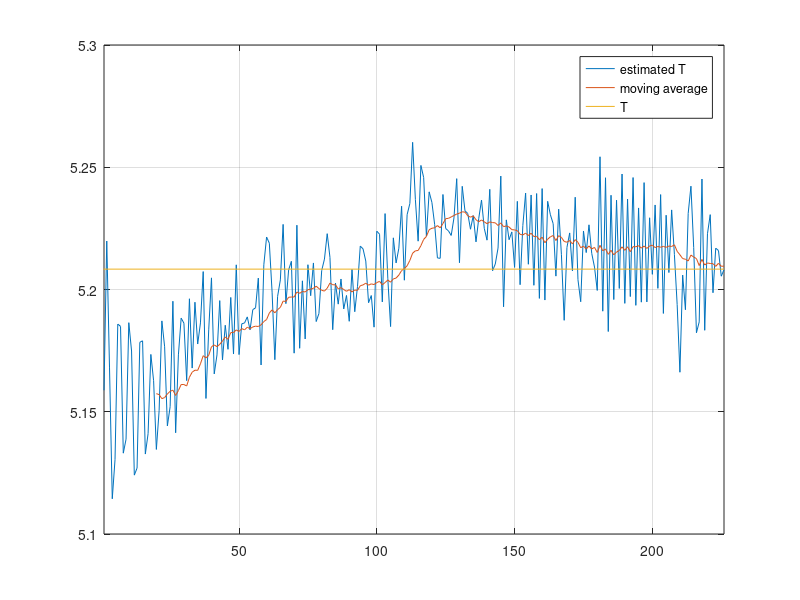

MATLAB code to generate this figure:
A=[
5.158781
5.219823
5.1679282
5.1144068
5.130463
5.185865
5.18492
5.133062
5.138769
5.186433
5.174844
5.124082
5.126986
5.178415
5.179014
5.1327023
5.1410687
5.173449
5.162706
5.134584
5.150445
5.187163
5.176581
5.144209
5.152079
5.195209
5.141408
5.173271
5.188295
5.186241
5.162725
5.196213
5.167867
5.1948047
5.1777003
5.186345
5.207331
5.155438
5.183504
5.204761
5.165486
5.173249
5.195463
5.171182
5.1853848
5.1755452
5.196752
5.173616
5.210095
5.1733807764
5.1859872236
5.186305
5.188802
5.183485
5.191777
5.192503
5.204665
5.169132
5.210117
5.221475
5.218929
5.198919
5.171295
5.1972
5.203936
5.226637
5.194214
5.208015
5.21154
5.173961
5.226306
5.175968
5.203549
5.179769
5.210139
5.19747
5.210861
5.186896
5.190182
5.20777
5.212438
5.222834
5.213125
5.183563
5.20263
5.194015
5.204299
5.192044
5.197571
5.187001
5.208219
5.19091
5.201295
5.217732
5.216644
5.211636
5.194598
5.197537
5.184603
5.223854
5.222612
5.194919
5.231052
5.20438
5.1848482
5.2211348
5.210865
5.216877
5.234064
5.203803
5.23061
5.235188
5.260197
5.2368055
5.2197695
5.250754
5.245825
5.22181955
5.23994345
5.235583
5.226533
5.212913
5.212757
5.238865
5.224935
5.223991
5.2221082
5.2292818
5.24534
5.21095
5.242205
5.232171
5.231103
5.224653
5.230237
5.219482
5.229121
5.236577
5.225009
5.2201828
5.2409832
5.207675
5.210441
5.216962
5.246398
5.19294
5.22848
5.220365
5.2235555
5.2090335
5.236055
5.201964
5.226214
5.239437
5.210329
5.238664
5.201726
5.2392511
5.1963639
5.24128
5.195686
5.236075
5.230558
5.226938
5.205473
5.232857
5.214221
5.187399
5.217193
5.22314
5.207583
5.2377481
5.2040339
5.194997
5.223933
5.215104
5.226459
5.214747
5.209193
5.199613
5.25429246
5.19113454
5.245708
5.182814
5.238551
5.1958968
5.2365322
5.200433
5.247236
5.194331
5.236959
5.197111
5.245792
5.193522
5.2333586
5.1948234
5.243723
5.19492
5.229335
5.206209
5.234579
5.200475
5.238826
5.190212
5.230385
5.206934
5.232555
5.214331
5.1938377
5.1661643
5.205905
5.191725
5.231117
5.2422629
5.2171741
5.182302
5.186755
5.245186
5.183321
5.222821
5.230622
5.198677
5.216914
5.215926
5.205447
5.208087
];
A=A'

figure(1)
clf
plot(A,'-')
hold on
grid on
xlim([1 numel(A)])
s=20;
MAA=filter(ones(s,1)/s,1,A)
plot((s:numel(A)),MAA(s:numel(A)),'-')
sps=50000/9600;
plot([0 numel(A)],[sps sps]);
legend('estimated T','moving average','T')